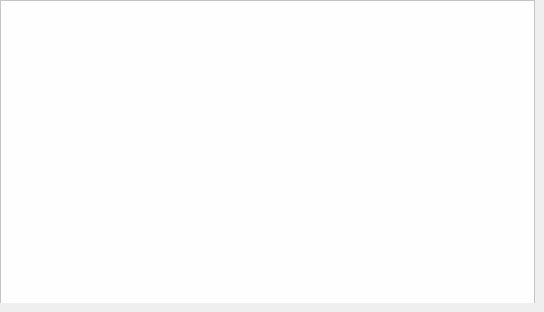
         <widget class="QWidget" name="page_5">
          <widget class="QFrame" name="frame_8">
           <property name="geometry">
            <rect>
             <x>0</x>
             <y>0</y>
             <width>535</width>
             <height>303</height>
            </rect>
           </property>
           <property name="styleSheet">
            <string notr="true">background: #fefefe;</string>
           </property>
           <property name="frameShape">
            <enum>QFrame::StyledPanel</enum>
           </property>
           <property name="frameShadow">
            <enum>QFrame::Raised</enum>
           </property>
           <widget class="QTableView" name="tableView">
            <property name="geometry">
             <rect>
              <x>0</x>
              <y>0</y>
              <width>535</width>
              <height>305</height>
             </rect>
            </property>
           </widget>
           <widget class="QFrame" name="frame">
            <property name="geometry">
             <rect>
              <x>-200</x>
              <y>-70</y>
              <width>750</width>
              <height>450</height>
             </rect>
            </property>
            <property name="minimumSize">
             <size>
              <width>750</width>
              <height>450</height>
             </size>
            </property>
            <property name="maximumSize">
             <size>
              <width>750</width>
              <height>450</height>
             </size>
            </property>
            <property name="baseSize">
             <size>
              <width>750</width>
              <height>450</height>
             </size>
            </property>
            <property name="autoFillBackground">
             <bool>false</bool>
            </property>
            <property name="styleSheet">
             <string notr="true">QMainWindow,QWidget,QMessageBox{
background: qlineargradient(spread:pad, x1:0.472, y1:0, x2:0.502, y2:1, stop:0 rgba(0, 53, 84, 255), stop:1 rgba(0, 70, 111, 255));
font-family:&quot;Quicksand SemiBold&quot;;
}


QListWidget{
background:transparent;
}

QFrame{
background:transparent;
}


QLabel,QGroupBox{
color: white;
background:transparent;
}
QComboBox{
background:rgb(0, 48, 75);
color:white;
height:32px;
border-radius:5px;
}

QLineEdit,QDateEdit,QDateTimeEdit{
background:rgba(0, 33, 52, 100);
color:white;
height:32px;
border-radius:8px;
}

QPushButton{
width:131px;
height:32px;
background:rgba(0, 33, 52, 100);
color:white;
border-radius:10px;
}

QPushButton:hover{
background: #cae9ff;
color:black;
}


Line{
backfround:white;
}</string>
            </property>
            <property name="frameShape">
             <enum>QFrame::StyledPanel</enum>
            </property>
            <property name="frameShadow">
             <enum>QFrame::Raised</enum>
            </property>
           </widget>
          </widget>
         </widget>
